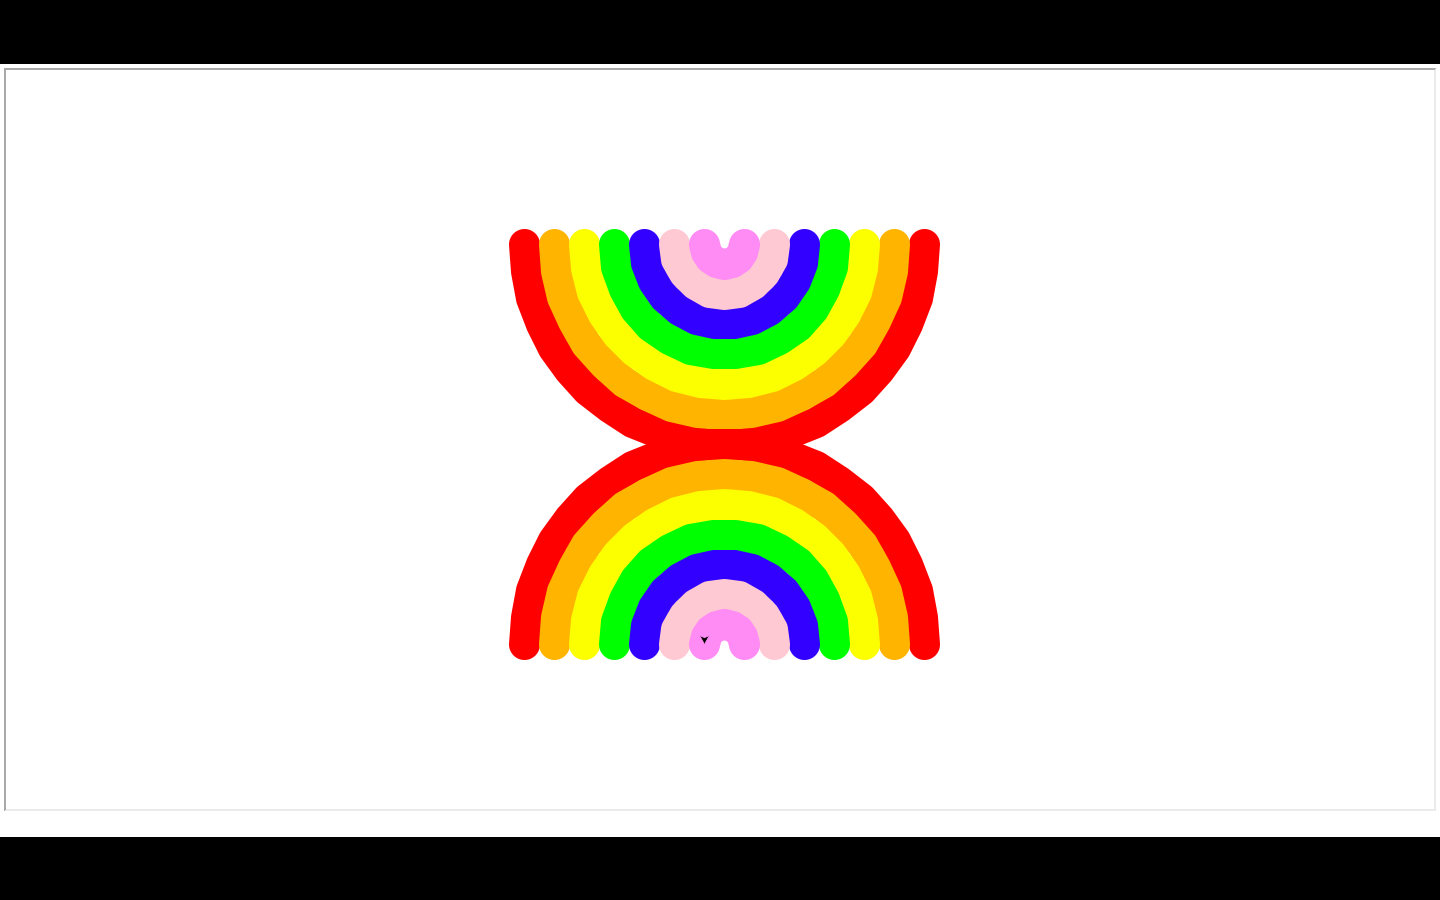

Source code (Python):
from turtle import *

def rainbow1():
	width = 30
	radius = 200
	y_start = radius
	pensize(width+1)
	# Draw red half-circle
	penup()
	setposition(radius, y_start)
	setheading(90)
	pendown()
	pencolor('red')
	circle(radius,-180)
	# Draw orange half-circle
	radius -= width
	penup()
	setposition(radius, y_start)
	setheading(90)
	pendown()
	pencolor('orange')
	circle(radius,-180)
	# Draw yellow half-circle
	radius -= width
	penup()
	setposition(radius, y_start)
	setheading(90)
	pendown()
	pencolor('yellow')
	circle(radius,-180)
	# Draw green half-circle
	radius -= width
	penup()
	setposition(radius, y_start)
	setheading(90)
	pendown()
	pencolor('green')
	circle(radius,-180)
	# Draw blue half-circle
	radius -= width
	penup()
	setposition(radius, y_start)
	setheading(90)
	pendown()
	pencolor('blue')
	circle(radius,-180)
	# Draw pink half-circle
	radius -= width
	penup()
	setposition(radius, y_start)
	setheading(90)
	pendown()
	pencolor('pink')
	circle(radius,-180)
	# Draw violet half-circle
	radius -= width
	penup()
	setposition(radius, y_start)
	setheading(90)
	pendown()
	pencolor('violet')
	circle(radius,-180)

def rainbow2():
	width = 30
	radius = 200
	y_start = -radius
	pensize(width+1)
	# Draw red half-circle
	penup()
	setposition(radius, y_start)
	setheading(90)
	pendown()
	pencolor('red')
	circle(radius,180)
	# Draw orange half-circle
	radius -= width
	penup()
	setposition(radius, y_start)
	setheading(90)
	pendown()
	pencolor('orange')
	circle(radius,180)
	# Draw yellow half-circle
	radius -= width
	penup()
	setposition(radius, y_start)
	setheading(90)
	pendown()
	pencolor('yellow')
	circle(radius,180)
	# Draw green half-circle
	radius -= width
	penup()
	setposition(radius, y_start)
	setheading(90)
	pendown()
	pencolor('green')
	circle(radius,180)
	# Draw blue half-circle
	radius -= width
	penup()
	setposition(radius, y_start)
	setheading(90)
	pendown()
	pencolor('blue')
	circle(radius,180)
	# Draw pink half-circle
	radius -= width
	penup()
	setposition(radius, y_start)
	setheading(90)
	pendown()
	pencolor('pink')
	circle(radius,180)
	# Draw violet half-circle
	radius -= width
	penup()
	setposition(radius, y_start)
	setheading(90)
	pendown()
	pencolor('violet')
	circle(radius,180)

rainbow1()
rainbow2()
# Finish
hideturtle()
